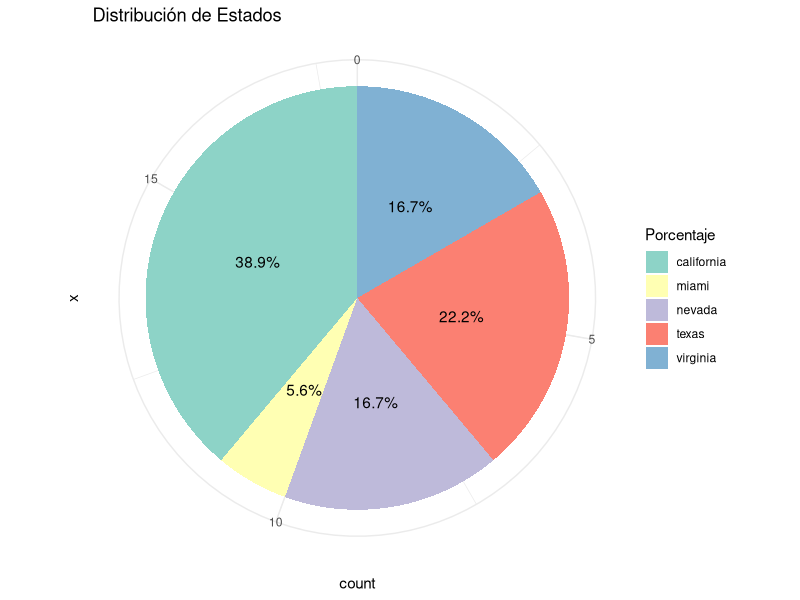

Write the R code that produced this figure.
#problema-nº06:

#creamos un dataframe
datos<-data.frame(
  nombre=c('xiomara', 'mauro', 'never', 'giuan', 'juan', 'pedro', 'lucia', 'jimena', 'flor', 'pablo', 'matias', 'fernanda', 'alicia', 'fiorela', 'omar', 'janet', 'ferny', 'marlo'),
  edad=c(15, 14, 19, 27, 29, 40, 18, 24, 13, 41, 23, 20, 16, 34, 28, 15, 25, 32),
  estado=c('california', 'texas', 'california', 'nevada', 'virginia', 'texas', 'texas', 'nevada', 'california', 'virginia', 'california', 'nevada', 'miami', 'california', 'virginia', 'california', 'texas','california')
  
)
# contar cuantos sujetos pertenecen al estado de california
personas_california<-sum(datos$estado == "california")
#mostramos el resultado
cat("Numero de personas de california: ", personas_california, "\n")

# Cargar la biblioteca ggplot2
library(ggplot2)

# Crear un resumen de los datos
resumen <- table(datos$estado)

# Crear un gráfico de torta con porcentajes
ggplot(data = datos, aes(x = "", fill = estado)) +
  geom_bar(width = 1) +
  coord_polar(theta = "y") +
  geom_text(aes(label = scales::percent((..count..)/sum(..count..))), stat = "count", position = position_stack(vjust = 0.5)) +
  scale_fill_brewer(palette = "Set3") +
  theme_minimal() +
  labs(title = "Distribución de Estados", fill = "Porcentaje") +
  theme(legend.position = "right")